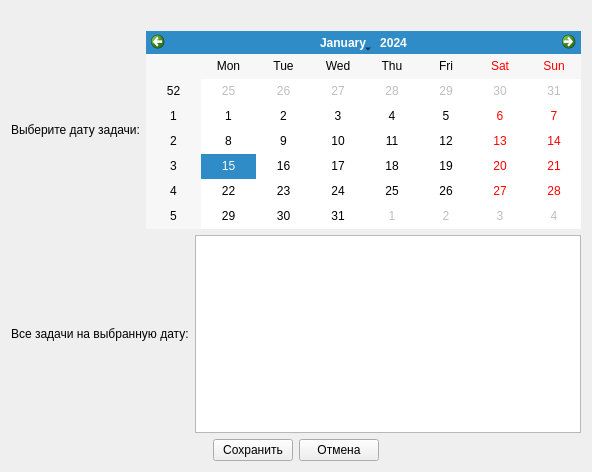
<?xml version="1.0" encoding="UTF-8"?>
<ui version="4.0">
 <class>Form</class>
 <widget class="QWidget" name="Form">
  <property name="geometry">
   <rect>
    <x>0</x>
    <y>0</y>
    <width>592</width>
    <height>472</height>
   </rect>
  </property>
  <property name="windowTitle">
   <string>Form</string>
  </property>
  <layout class="QVBoxLayout" name="verticalLayout_2">
   <item>
    <widget class="QLabel" name="error_text">
     <property name="text">
      <string/>
     </property>
    </widget>
   </item>
   <item>
    <layout class="QVBoxLayout" name="verticalLayout">
     <item>
      <layout class="QHBoxLayout" name="horizontalLayout">
       <item>
        <widget class="QLabel" name="label">
         <property name="text">
          <string>Выберите дату задачи:</string>
         </property>
        </widget>
       </item>
       <item>
        <widget class="QCalendarWidget" name="calendarWidget"/>
       </item>
      </layout>
     </item>
     <item>
      <layout class="QHBoxLayout" name="horizontalLayout_2">
       <item>
        <widget class="QLabel" name="label_2">
         <property name="text">
          <string>Все задачи на выбранную дату:</string>
         </property>
        </widget>
       </item>
       <item>
        <widget class="QTableWidget" name="tableWidget"/>
       </item>
      </layout>
     </item>
     <item>
      <layout class="QHBoxLayout" name="horizontalLayout_3">
       <item>
        <spacer name="horizontalSpacer">
         <property name="orientation">
          <enum>Qt::Horizontal</enum>
         </property>
         <property name="sizeHint" stdset="0">
          <size>
           <width>40</width>
           <height>20</height>
          </size>
         </property>
        </spacer>
       </item>
       <item>
        <widget class="QPushButton" name="save_button">
         <property name="text">
          <string>Сохранить</string>
         </property>
        </widget>
       </item>
       <item>
        <widget class="QPushButton" name="cancel_button">
         <property name="text">
          <string>Отмена</string>
         </property>
        </widget>
       </item>
       <item>
        <spacer name="horizontalSpacer_2">
         <property name="orientation">
          <enum>Qt::Horizontal</enum>
         </property>
         <property name="sizeHint" stdset="0">
          <size>
           <width>40</width>
           <height>20</height>
          </size>
         </property>
        </spacer>
       </item>
      </layout>
     </item>
    </layout>
   </item>
  </layout>
 </widget>
 <resources/>
 <connections/>
</ui>
